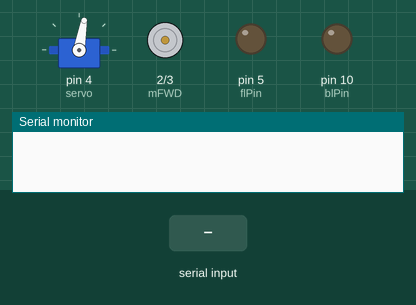
This sketch was run on a simulated Arduino Uno, built with avr-gcc and run on an emulated ATmega328P. Parts: servo, motor-driver pin pairs drawn as motors (green arrow = first pin HIGH = forward, orange = second pin HIGH = backward, longer = more drive), output pins drawn as LEDs (lit = HIGH), the last lines printed to the serial monitor. Inputs (shaded band) come from the test bench.

Above: at 1.2 s.
1.3 s: "F" received over Serial
At 2.2 s:
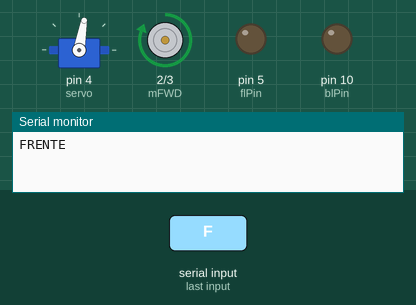
2.8 s: "B" received over Serial
At 3.3 s:
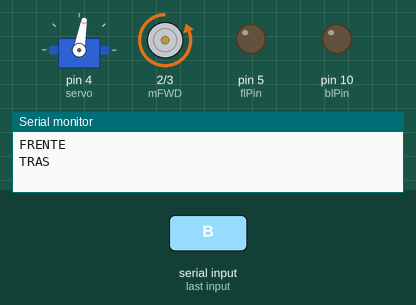
4.3 s: byte 85 ('U') received over Serial
At 5.5 s:
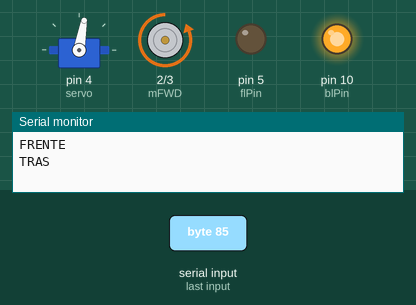
5.8 s: "L" received over Serial
At 6.8 s:
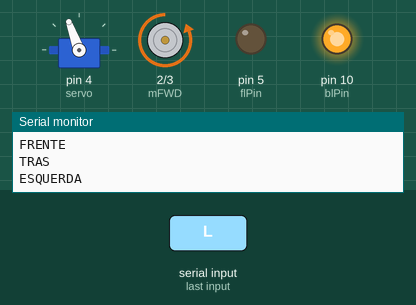
7.3 s: byte 117 ('u') received over Serial
At 8.0 s:
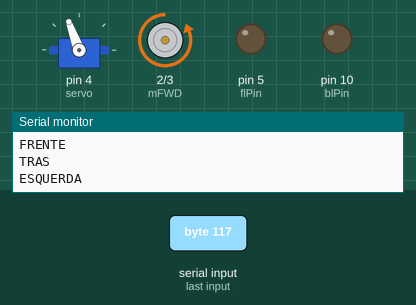
8.8 s: "R" received over Serial
At 9.1 s:
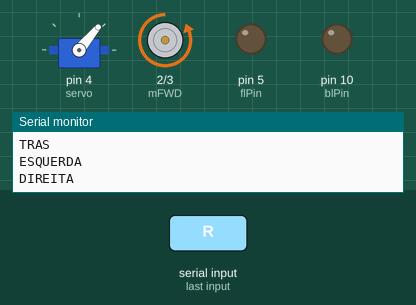
Timing chart, 0 to 11.3 s (numbered marks = the images above; inputs shaded):
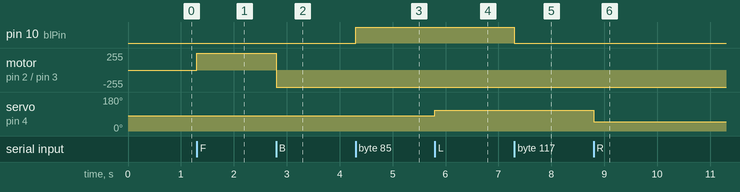

Measured:
- after the input at 1.3 s, motor on pin 2 (mFWD) / pin 3 (mBWD): stopped → forward 255/255 at once
- after the input at 2.8 s, motor on pin 2 (mFWD) / pin 3 (mBWD): forward 255/255 → backward 255/255 at once
- after the input at 4.3 s, pin 10 (blPin): LOW → HIGH at once
- after the input at 5.8 s, servo on pin 4 (servo): 80° → 110° at once
- after the input at 7.3 s, pin 10 (blPin): HIGH → LOW at once
- after the input at 8.8 s, servo on pin 4 (servo): 110° → 50° at once

The sketch:

Main.ino
```cpp
#include <Servo.h>

int mFWD = 2; // MOTOR ATTACHED TO PORT 2
int mBWD = 3; // MOTOR ATTACHED TO PORT 3
Servo servo;  // CREATING THE SERVO OBJECT;

/*----------------
  GLOBAL SETTINGS
-----------------*/

// TIMING
int tFB = 500;
int tLR = 500;

// DIRECTION DEGRESS #DO NOT CHANGE UNLESS YOU REBUILD THE RC CAR#
int tLFT = 110;
int tRGT = 50;
int ALGN = 80;

// LIGHTS
int flPin = 5;
int blPin = 10;

void setup()
{

  servo.attach(4);          // SERVO IS DEFINED TO THE PORT Nº10;
  servo.write(ALGN);        // STARTING SERVO WITH ALIGNED DIRECTION;
  digitalWrite(mFWD, HIGH); // STARTING WITH MOTOR OFF
  digitalWrite(mBWD, HIGH); // STARTING WITH MOTOR OFF
  Serial.begin(9600);       // SARTING THE SERIAL COMUNICATION ( IN THIS CASE, FOR THE BLUETOOTH ADAPTER );

  pinMode(mFWD, OUTPUT);
  pinMode(mBWD, OUTPUT);
  pinMode(flPin, OUTPUT);
  pinMode(blPin, OUTPUT);

} // END VOID SETUP

// PROTOTYPING FUNCTIONS
void FWD();
void BWD();
void LFT();
void RGT();
void FWDLFT();
void FWDRGT();
void BWDLFT();
void BWDRGT();
void fLIGHT();
void bLIGHT();
void STOP();

void loop()
{

  if (Serial.available())
  { // Serial.available(), VERIFY SERIAL PORT TO DISCOVERY IF IT'S ONLINE.

    byte command = Serial.read(); // Serial.read(), READS THE DATA ON BLUETOOTH PORT

    if (command == 'F')
    {

      FWD();
    }
    else if (command == 'B')
    {

      BWD();
    }
    else if (command == 'L')
    {

      LFT();
    }
    else if (command == 'R')
    {

      RGT();
    }
    else if (command == 'G')
    {

      FWDLFT();
    }
    else if (command == 'I')
    {

      FWDRGT();
    }
    else if (command == 'H')
    {

      BWDLFT();
    }
    else if (command == 'J')
    {

      BWDRGT();
    }
    else if (command == 'S')
    {

      STOP();
    }

    if (command == 'W')
    {

      digitalWrite(flPin, HIGH);
    }
    if (command == 'w')
    {

      digitalWrite(flPin, LOW);
    }
    if (command == 'U')
    {

      digitalWrite(blPin, HIGH);
    }
    if (command == 'u')
    {

      digitalWrite(blPin, LOW);
    }

  } // endIF Serial.Available()

} // EndVoidLoop

/*----------------------------
   CONTROL of DIRECTIONS
-----------------------------*/
void FWD()
{

  digitalWrite(mFWD, HIGH);
  digitalWrite(mBWD, LOW);

  Serial.println("FRENTE"); // FeedBack
}
void BWD()
{

  digitalWrite(mFWD, LOW);
  digitalWrite(mBWD, HIGH);
  Serial.println("TRAS"); // FeedBack
}
void LFT()
{

  servo.write(tLFT);
  Serial.println("ESQUERDA");
}
void RGT()
{

  servo.write(tRGT);
  Serial.println("DIREITA"); // FeedBack
}
void FWDLFT()
{

  servo.write(tLFT);
  digitalWrite(mFWD, LOW);
  Serial.println("FRENTE + ESQUERDA"); // FeedBack
}
void FWDRGT()
{

  servo.write(tRGT);
  digitalWrite(mFWD, LOW);
  Serial.println("FRENTE + DIREITA"); // FeedBack
}
void BWDLFT()
{

  servo.write(tLFT);
  digitalWrite(mBWD, LOW);
  Serial.println("TRAS + ESQUERDA"); // FeedBack
}
void BWDRGT()
{

  servo.write(tRGT);

  digitalWrite(mBWD, LOW);
  Serial.println("TRAS + DIREITA"); // FeedBack
}
void STOP()
{
  digitalWrite(mFWD, HIGH);
  digitalWrite(mBWD, HIGH);
  servo.write(ALGN);

  Serial.println("STOP"); // FeedBack
}

/*------------------------------------------------------
 #NOTE# THE LED CONFIGURATIONS IS INSIDE OF VOID LOOP.
--------------------------------------------------------
-------------------------------
    HEADLIGHT and LANTERN
-------------------------------

void fLIGHT(int status){

  digitalWrite(flPin,status);

}
void bLIGHT(int status){

  digitalWrite(blPin,status);
}
*/
```
